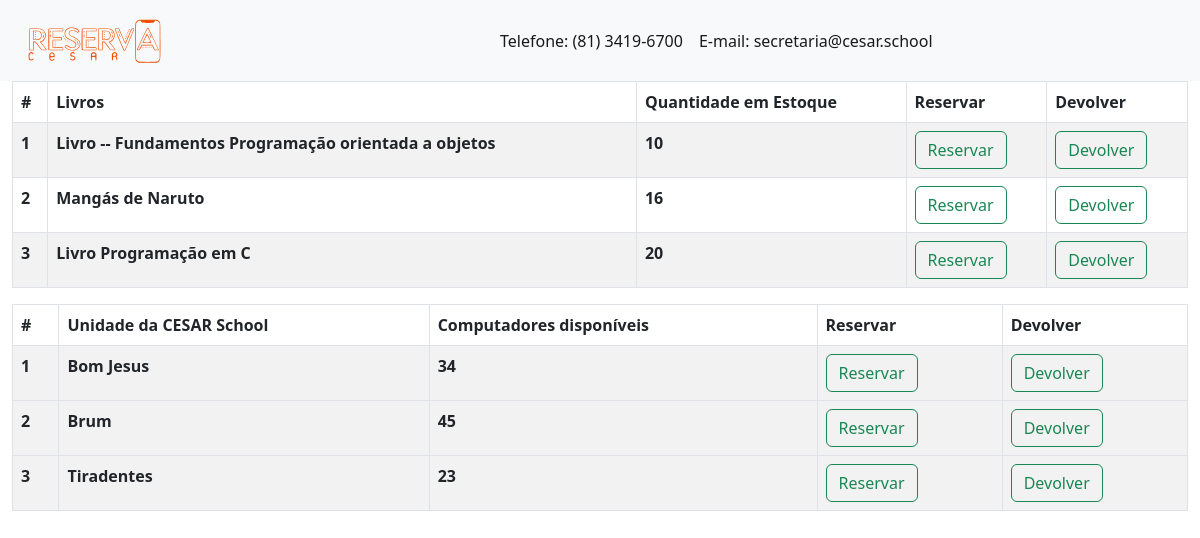
The app's page /inventory/, older data.
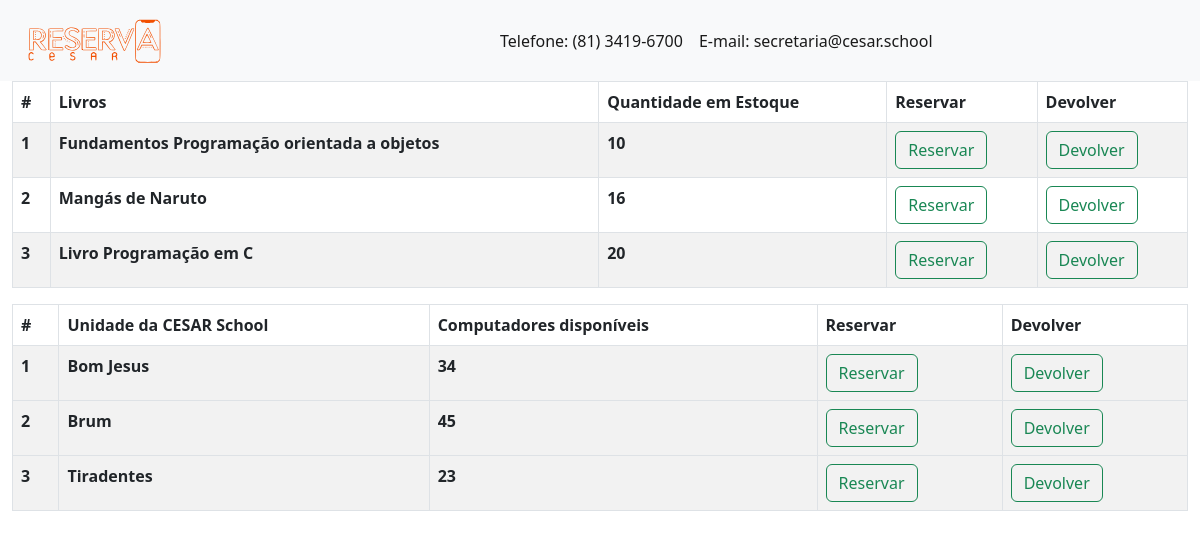
The same page, newer data.
### fdsApp/models.py (models this page shows, shortened)
class fdsApp(models.Model):
    name = models.CharField(max_length=100, null=False, blank=False)
    quantity_in_stock = models.IntegerField(null=False, blank=False)

### fdsApp/views.py (the view)
# urls.py: path("", inventory_list, name="inventory_list")
def inventory_list(request):
    inventories = fdsApp.objects.all()
    context = {
        "title": "Inventory List",
        "inventories": inventories
    }
    return render(request, "fds_app/inventory_list.html", context=context)

### templates/fds_app/inventory_list.html
{% extends '../layout.html' %}
{% block content %}
<div class="content-section">
    <table class="table table-striped table-bordered table-hovet">
        <thead class="thead-dark">
          <tr>
            <th scope="col">#</th>
            <th scope="col">Livros</th>
            <th scope="col">Quantidade em Estoque</th>
            <th scope="col">Reservar</th>
            <th scope="col">Devolver</th>
          </tr>
        </thead>
        <tbody>
          {% for fdsApp in inventories %}
            <tr style='cursor: pointer; cursor: hand;'>
              <th scope="row">{{ forloop.counter }}</th>
              <th scope="row">{{ fdsApp.name }}</th>
              <th scope="row">{{ fdsApp.quantity_in_stock }}</th>
              <th scope="row"><a class="btn btn-outline-success" href="book1">Reservar</a></th>
              <th scope="row"><a class="btn btn-outline-success" href="book2">Devolver</a></th>
            </tr>
          {% endfor %}
        </tbody>
    </table>
    <table class="table table-striped table-bordered table-hovet">
      <thead class="thead-dark">
        <tr>
          <th scope="col">#</th>
          <th scope="col">Unidade da CESAR School</th>
          <th scope="col">Computadores disponíveis</th>
          <th scope="col">Reservar</th>
          <th scope="col">Devolver</th>
        </tr>
      </thead>
      <tbody>
        <tr style='cursor: pointer; cursor: hand;'>
          <th scope="row">1</th>
          <th scope="row">Bom Jesus</th>
          <th scope="row">34</th>
          <th scope="row"><a class="btn btn-outline-success" href="pc1">Reservar</a></th>
          <th scope="row"><a class="btn btn-outline-success" href="pc2">Devolver</a></th>
        </tr>
      </tbody>
      <tbody>
        <tr style='cursor: pointer; cursor: hand;'>
          <th scope="row">2</th>
          <th scope="row">Brum</th>
          <th scope="row">45</th>
          <th scope="row"><a class="btn btn-outline-success" href="pc1">Reservar</a></th>
          <th scope="row"><a class="btn btn-outline-success" href="pc2">Devolver</a></th>
        </tr>
      </tbody>
      <tbody>
        <tr style='cursor: pointer; cursor: hand;'>
          <th scope="row">3</th>
          <th scope="row">Tiradentes</th>
          <th scope="row">23</th>
          <th scope="row"><a class="btn btn-outline-success" href="pc1">Reservar</a></th>
          <th scope="row"><a class="btn btn-outline-success" href="pc2">Devolver</a></th>
        </tr>
      </tbody>
  </table>
</div>
{% endblock %}

### templates/layout.html (shortened to what this page needs)
{% load static %}
<!DOCTYPE html>
<html lang="en">
<head>
    <link href="https://cdn.jsdelivr.net/npm/bootstrap@5.2.2/dist/css/bootstrap.min.css" rel="stylesheet">
</head>
<body>
    <nav class="navbar navbar-expand-lg bg-light">
        <div class="container-fluid">
          <div class="collapse navbar-collapse" id="navbarNav">
            <ul class="navbar-nav">
                <li class="nav-item">
                    <a class="nav-link active" aria-current="page" href="#">Telefone: (81) 3419-6700 </a>
                </li>
                <li class="nav-item">
                    <a class="nav-link active" aria-current="page" href="#">E-mail: secretaria@cesar.school </a>
                </li>
            </ul>
          </div>
        </div>
      </nav>
      <main>
        <div class="container-fluid">
            <div clas="row">
                    {% block content %}
                    {% endblock %}
            </div>
        </div>
      </main>
</body>
</html>

Row changes from the older to the newer data that the page shows:
changed fdsApp: name "Livro -- Fundamentos Programação orientada a objetos" → "Fundamentos Programação orientada a objetos"
